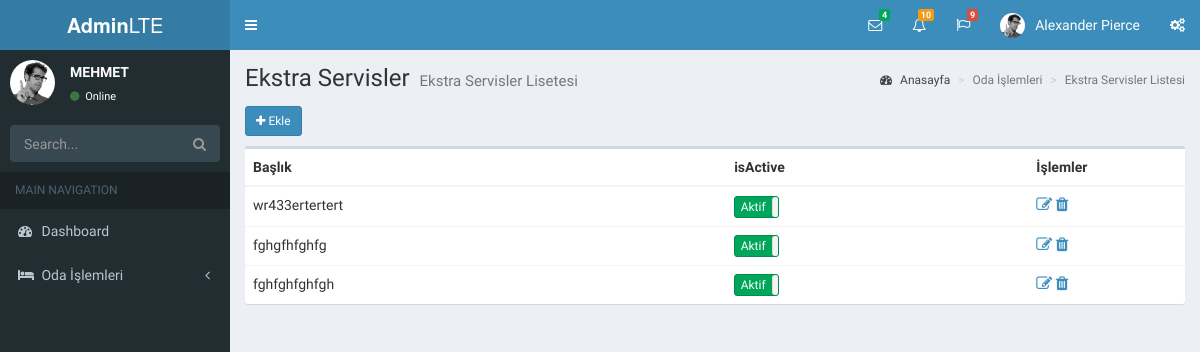
The app's page /index.php/roomextraservices, older data.
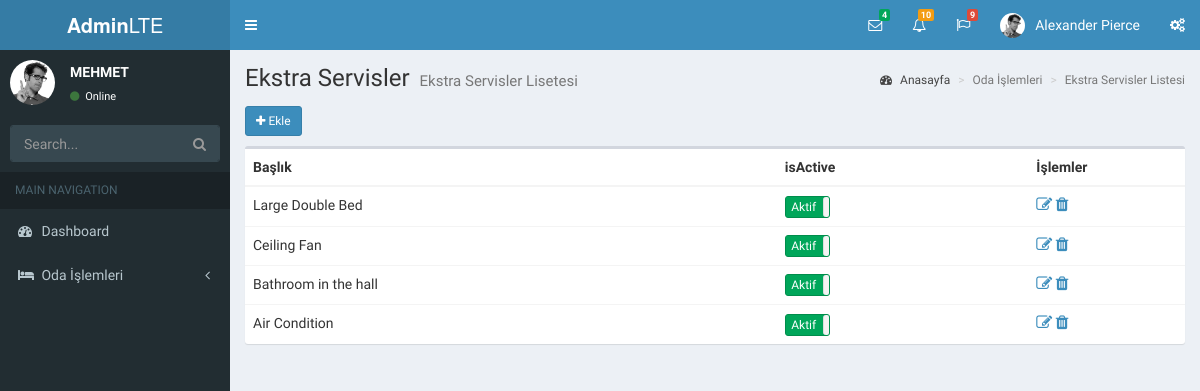
The same page, newer data.
### tables this page shows
CREATE TABLE IF NOT EXISTS `room_extra_services` (
  `id` int(11) NOT NULL AUTO_INCREMENT,
  `title` varchar(255) DEFAULT NULL,
  `icon` varchar(255) DEFAULT NULL,
  `rank` int(11) DEFAULT NULL,
  `isActive` tinyint(4) DEFAULT NULL,
  PRIMARY KEY (`id`)
);

### application/controllers/roomextraservices.php (called while the page is built, shortened)
<?php if ( ! defined('BASEPATH')) exit('No direct script access allowed');
class Roomextraservices extends CI_Controller
{
	public function __construct()
	{
		$this->load->model("roomextraservices_model");
	}
	public function index()
	{
		$viewData = new stdClass();
		$viewData->rows = $this->roomextraservices_model->get_all(array(),"rank ASC");
		$this->load->view('roomextraservices', $viewData);
	}
}

### index.php (called while the page is built, shortened)
<?php
require_once BASEPATH.'core/CodeIgniter.php';

### application/models/roomextraservices_model.php (called while the page is built, shortened)
<?php
class roomextraservices_model extends CI_Model
{
    public function __construct()
    {
        $this->table = "room_extra_services";
    }
    public function get_all($where = array(), $order_by ='id ASC', $select = '*', $limit=array())
    {
        $this->db->select($select)
            ->from($this->table)
            ->where($where);
        if(!empty($order_by))
            $this->db->order_by($order_by);
        $results = $this->db->get()->result();
        return $results;
    }
}
?>

### application/views/room_extra_services/list/main_content.php (the view, shortened to what this page needs)
<section class="content">
    <div class="row">
        <div class="col-xs-12">
            <a href="<?php echo  base_url("roomextraservices/newPage");?>" class="btn btn-sm btn-primary mb10"><i class="fa fa-plus"></i> Ekle</a>
            <div class="box">
                <div class="box-body table-responsive no-padding">
                    <table class="table table-hover">
                        <thead>
                            <th>Başlık</th>
                            <th>isActive</th>
                            <th class="col-md-2">İşlemler</th>
                        </thead>
                        <tbody class="sortableList" postUrl="roomextraservices/rankUpdate">
                            <?php foreach($rows as $row) { ?>
                                <tr id="sortId-<?php echo $row->id;?>">
                                    <td><?php echo $row->title;?></td>
                                    <td>
                                    </td>
                                    <td>
                                        <a href="<?php echo base_url("roomextraservices/editPage/$row->id");?>">
                                            <i class="fa fa-edit" style="font-size:16px;"></i>
                                        </a>
                                        <a href="<?php echo base_url("roomextraservices/delete/$row->id"); ?>">
                                            <i class="fa fa-trash" style="font-size:16px;"></i>
                                        </a>
                                    </td>
                                </tr>
                        <?php } ?>
                        </tbody>
                    </table>
                </div>
            </div>
        </div>
    </div>
</section>

Row changes from the older to the newer data that the page shows:
removed room_extra_services: title "wr433ertertert"
removed room_extra_services: title "fghgfhfghfg"
removed room_extra_services: title "fghfghfghfgh"
added room_extra_services: title "Large Double Bed"
added room_extra_services: title "Ceiling Fan"
added room_extra_services: title "Bathroom in the hall"
added room_extra_services: title "Air Condition"
